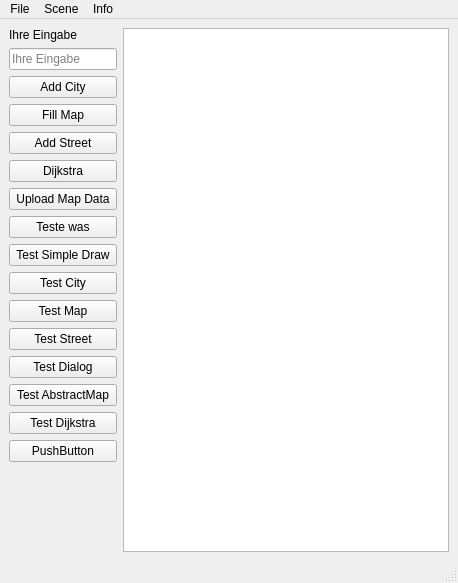
<?xml version="1.0" encoding="UTF-8"?>
<ui version="4.0">
 <class>MainWindow</class>
 <widget class="QMainWindow" name="MainWindow">
  <property name="geometry">
   <rect>
    <x>0</x>
    <y>0</y>
    <width>458</width>
    <height>533</height>
   </rect>
  </property>
  <property name="windowTitle">
   <string>Streetplanner</string>
  </property>
  <widget class="QWidget" name="centralwidget">
   <layout class="QGridLayout" name="gridLayout" columnstretch="0,1">
    <property name="verticalSpacing">
     <number>6</number>
    </property>
    <item row="8" column="0">
     <widget class="QPushButton" name="pushButton_teste_was">
      <property name="toolTip">
       <string>Testet, ob Ihre Eingabe eine Zahl oder ein Text ist.</string>
      </property>
      <property name="text">
       <string>Teste was</string>
      </property>
     </widget>
    </item>
    <item row="6" column="0">
     <widget class="QPushButton" name="pushButton">
      <property name="text">
       <string>Dijkstra</string>
      </property>
     </widget>
    </item>
    <item row="14" column="0">
     <widget class="QPushButton" name="TestAbstractMap">
      <property name="text">
       <string>Test AbstractMap</string>
      </property>
     </widget>
    </item>
    <item row="15" column="0">
     <widget class="QPushButton" name="TestDijkstra">
      <property name="text">
       <string>Test Dijkstra</string>
      </property>
     </widget>
    </item>
    <item row="1" column="1" rowspan="32">
     <widget class="QGraphicsView" name="graphicsView">
      <property name="focusPolicy">
       <enum>Qt::StrongFocus</enum>
      </property>
      <property name="autoFillBackground">
       <bool>false</bool>
      </property>
      <property name="lineWidth">
       <number>5</number>
      </property>
      <property name="interactive">
       <bool>false</bool>
      </property>
      <property name="alignment">
       <set>Qt::AlignLeading|Qt::AlignLeft|Qt::AlignTop</set>
      </property>
      <property name="transformationAnchor">
       <enum>QGraphicsView::AnchorViewCenter</enum>
      </property>
      <property name="viewportUpdateMode">
       <enum>QGraphicsView::MinimalViewportUpdate</enum>
      </property>
     </widget>
    </item>
    <item row="1" column="0">
     <widget class="QLabel" name="label_eingabe">
      <property name="text">
       <string>Ihre Eingabe</string>
      </property>
     </widget>
    </item>
    <item row="31" column="0">
     <spacer name="verticalSpacer">
      <property name="orientation">
       <enum>Qt::Vertical</enum>
      </property>
      <property name="sizeHint" stdset="0">
       <size>
        <width>20</width>
        <height>40</height>
       </size>
      </property>
     </spacer>
    </item>
    <item row="3" column="0">
     <widget class="QPushButton" name="addCity">
      <property name="text">
       <string>Add City</string>
      </property>
     </widget>
    </item>
    <item row="5" column="0">
     <widget class="QPushButton" name="addStrasse">
      <property name="text">
       <string>Add Street</string>
      </property>
     </widget>
    </item>
    <item row="12" column="0">
     <widget class="QPushButton" name="testStrasse">
      <property name="text">
       <string>Test Street</string>
      </property>
     </widget>
    </item>
    <item row="11" column="0">
     <widget class="QPushButton" name="testmap">
      <property name="text">
       <string>Test Map</string>
      </property>
     </widget>
    </item>
    <item row="10" column="0">
     <widget class="QPushButton" name="TestDrawCity">
      <property name="text">
       <string>Test City</string>
      </property>
     </widget>
    </item>
    <item row="2" column="0">
     <widget class="QLineEdit" name="lineEdit">
      <property name="placeholderText">
       <string>Ihre Eingabe</string>
      </property>
      <property name="clearButtonEnabled">
       <bool>true</bool>
      </property>
     </widget>
    </item>
    <item row="9" column="0">
     <widget class="QPushButton" name="testSimple_Draw">
      <property name="text">
       <string>Test Simple Draw</string>
      </property>
     </widget>
    </item>
    <item row="13" column="0">
     <widget class="QPushButton" name="testDialog">
      <property name="text">
       <string>Test Dialog</string>
      </property>
     </widget>
    </item>
    <item row="4" column="0">
     <widget class="QPushButton" name="FillMap">
      <property name="text">
       <string>Fill Map</string>
      </property>
     </widget>
    </item>
    <item row="7" column="0">
     <widget class="QPushButton" name="uploadButton">
      <property name="text">
       <string>Upload Map Data</string>
      </property>
     </widget>
    </item>
    <item row="16" column="0">
     <widget class="QPushButton" name="buttonDijkstra">
      <property name="text">
       <string>PushButton</string>
      </property>
     </widget>
    </item>
   </layout>
  </widget>
  <widget class="QMenuBar" name="menubar">
   <property name="geometry">
    <rect>
     <x>0</x>
     <y>0</y>
     <width>458</width>
     <height>21</height>
    </rect>
   </property>
   <widget class="QMenu" name="menuFile">
    <property name="title">
     <string>File</string>
    </property>
    <addaction name="actionOpen"/>
    <addaction name="actionSave"/>
    <addaction name="actionTest_Mode"/>
    <addaction name="actionExit"/>
   </widget>
   <widget class="QMenu" name="menuScene">
    <property name="title">
     <string>Scene</string>
    </property>
    <addaction name="actionClear_Scene"/>
    <addaction name="actionReset_Scene"/>
   </widget>
   <widget class="QMenu" name="menuInfo">
    <property name="title">
     <string>Info</string>
    </property>
    <addaction name="actionAbout"/>
   </widget>
   <addaction name="menuFile"/>
   <addaction name="menuScene"/>
   <addaction name="menuInfo"/>
  </widget>
  <widget class="QStatusBar" name="statusbar"/>
  <action name="actionOpen">
   <property name="enabled">
    <bool>false</bool>
   </property>
   <property name="text">
    <string>Open</string>
   </property>
  </action>
  <action name="actionSave">
   <property name="enabled">
    <bool>false</bool>
   </property>
   <property name="text">
    <string>Save</string>
   </property>
  </action>
  <action name="actionExit">
   <property name="text">
    <string>Exit</string>
   </property>
   <property name="shortcut">
    <string>Alt+E</string>
   </property>
  </action>
  <action name="actionClear_Scene">
   <property name="enabled">
    <bool>true</bool>
   </property>
   <property name="text">
    <string>Clear Scene</string>
   </property>
   <property name="shortcut">
    <string>Alt+S</string>
   </property>
  </action>
  <action name="actionAbout">
   <property name="text">
    <string>About</string>
   </property>
  </action>
  <action name="actionTrenner_hinzuf_gen">
   <property name="text">
    <string>Trenner hinzufügen</string>
   </property>
  </action>
  <action name="actionTest_Mode">
   <property name="checkable">
    <bool>true</bool>
   </property>
   <property name="checked">
    <bool>false</bool>
   </property>
   <property name="text">
    <string>Test Mode</string>
   </property>
  </action>
  <action name="actionReset_Scene">
   <property name="text">
    <string>Reset Scene</string>
   </property>
  </action>
 </widget>
 <resources/>
 <connections/>
</ui>
